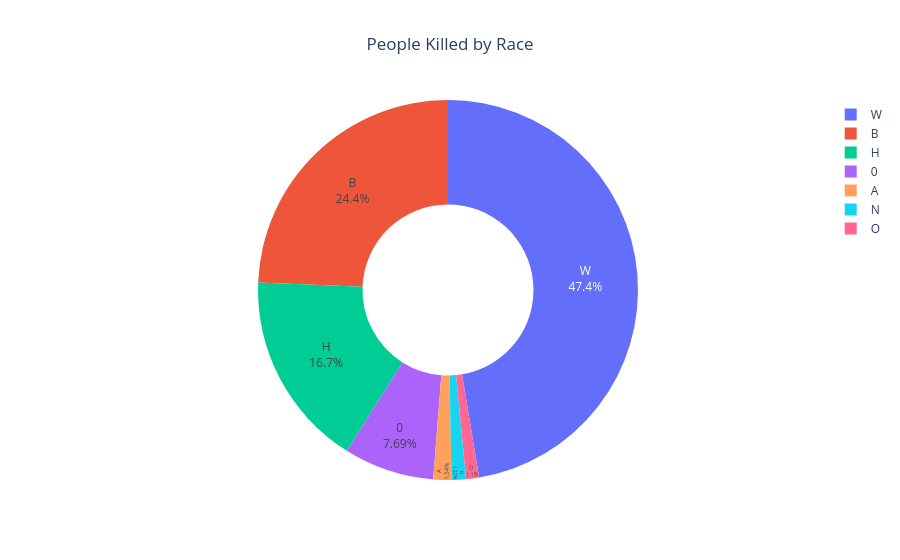

Here is the notebook cell this chart was saved with:
### Code cell
import plotly.express as px

fig = px.pie(
    values=race_count.values,
    names=race_count.index,
    title="People Killed by Race"
)

# Make it a donut chart
fig.update_traces(
    hole=0.45,
    textposition="inside",
    textinfo="percent+label"
)

fig.update_layout(title_x=0.5)

fig.show()

### Figure 1 — Plotly figure (JSON) as saved in the notebook; plotly's stock layout.template omitted (floating-point values rounded to 4 significant figures)
{"data": [{"domain": {"x": [0, 1], "y": [0, 1]}, "hole": 0.45, "hovertemplate": "label=%{label}<br>value=%{value}<extra></extra>", "labels": ["W", "B", "H", 0, "A", "N", "O"], "legendgroup": "", "name": "", "showlegend": true, "textinfo": "percent+label", "textposition": "inside", "type": "pie", "values": [1201, 618, 423, 195, 39, 31, 28]}], "layout": {"autosize": true, "legend": {"tracegroupgap": 0}, "title": {"text": "People Killed by Race", "x": 0.5}}}
